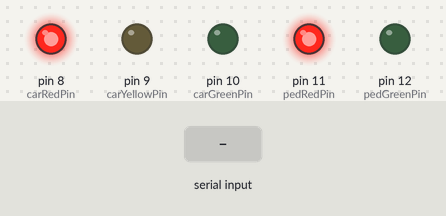
A sketch run on a simulated Arduino Uno, built with avr-gcc and run on an emulated ATmega328P. Parts: output pins drawn as LEDs (lit = HIGH). The test bench sets the inputs (shaded band).

Above: at 1.2 s.
1.3 s: "P" received over Serial
At 2.2 s:
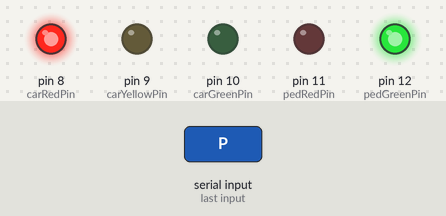
At 6.4 s:
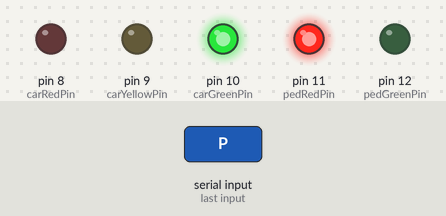
Timing chart, 0 to 15.8 s (numbered marks = the images above; inputs shaded):
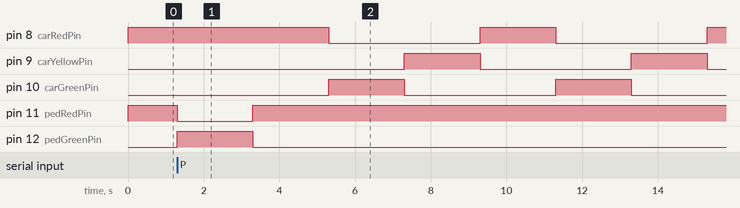

Measured:
- after the input at 1.3 s, pin 11 (pedRedPin): HIGH → LOW at once, → HIGH 2.0 s later; pin 12 (pedGreenPin): LOW → HIGH at once, → LOW 2.0 s later
- by itself, pin 8 (carRedPin), pin 9 (carYellowPin), pin 10 (carGreenPin): alternates HIGH for 2.0 s and LOW for 4.0 s

The sketch:

Arduino1_pedestrian_light_and_push-button_1.ino
```cpp
enum State {
  RED,
  GREEN,
  YELLOW,
  PED_GREEN
};

class TrafficLight {
private:

  const int carRedPin = 8;
  const int carYellowPin = 9;
  const int carGreenPin = 10;

  const int pedRedPin = 11;
  const int pedGreenPin = 12;

  State state = RED;

  const unsigned long t20 = 2000UL;
  const unsigned long t10 = 1000UL;
  const unsigned long t5 = 500UL;
  const unsigned long t13 = 1300UL;

  unsigned long lastChange = 0;

  bool pedestrianRequest = false;

public:

  void setup() {

    Serial.begin(9600);

    pinMode(carRedPin, OUTPUT);
    pinMode(carYellowPin, OUTPUT);
    pinMode(carGreenPin, OUTPUT);

    pinMode(pedRedPin, OUTPUT);
    pinMode(pedGreenPin, OUTPUT);

    state = RED;
    setRed();

    lastChange = millis();
  }

  void setRed() {

    digitalWrite(carRedPin, HIGH);
    digitalWrite(carYellowPin, LOW);
    digitalWrite(carGreenPin, LOW);

    digitalWrite(pedRedPin, HIGH);
    digitalWrite(pedGreenPin, LOW);
  }

  void setGreen() {

    digitalWrite(carRedPin, LOW);
    digitalWrite(carYellowPin, LOW);
    digitalWrite(carGreenPin, HIGH);

    digitalWrite(pedRedPin, HIGH);
    digitalWrite(pedGreenPin, LOW);
  }

  void setYellow() {

    digitalWrite(carRedPin, LOW);
    digitalWrite(carYellowPin, HIGH);
    digitalWrite(carGreenPin, LOW);

    digitalWrite(pedRedPin, HIGH);
    digitalWrite(pedGreenPin, LOW);
  }

  void setPedGreen() {

    digitalWrite(carRedPin, HIGH);
    digitalWrite(carYellowPin, LOW);
    digitalWrite(carGreenPin, LOW);

    digitalWrite(pedRedPin, LOW);
    digitalWrite(pedGreenPin, HIGH);
  }

  void changeState(int newState) {

    state = static_cast<State>(newState);
    lastChange = millis();

    switch (state) {

      case RED:
        setRed();
        break;

      case GREEN:
        setGreen();
        break;

      case YELLOW:
        setYellow();
        break;

      case PED_GREEN:
        pedestrianRequest = false;
        setPedGreen();
        break;
    }
  }

  void checkButton() {

    // Receive pedestrian request via UART

    while (Serial.available() > 0) {

      char received = Serial.read();

      if (received == 'P' && state != PED_GREEN) {

        pedestrianRequest = true;
      }
    }
  }

  void update() {

    checkButton();

    unsigned long elapsed = millis() - lastChange;

    switch (state) {

      case RED:

        if (pedestrianRequest) {
          changeState(PED_GREEN);
        }
        else if (elapsed >= t20) {
          changeState(GREEN);
        }
        break;

      case GREEN:

        if (pedestrianRequest && elapsed >= t10) {
          changeState(YELLOW);
        }
        else if (elapsed >= t20) {
          changeState(YELLOW);
        }
        break;

      case YELLOW:

        if (pedestrianRequest && elapsed >= t5) {
          changeState(RED);
        }
        else if (elapsed >= t20) {
          changeState(RED);
        }
        break;

      case PED_GREEN:

        if (elapsed >= t20) {
          changeState(RED);
        }
        break;
    }
  }
};

TrafficLight trafficLight;

void setup() {
  trafficLight.setup();
}

void loop() {
  trafficLight.update();
}
```
